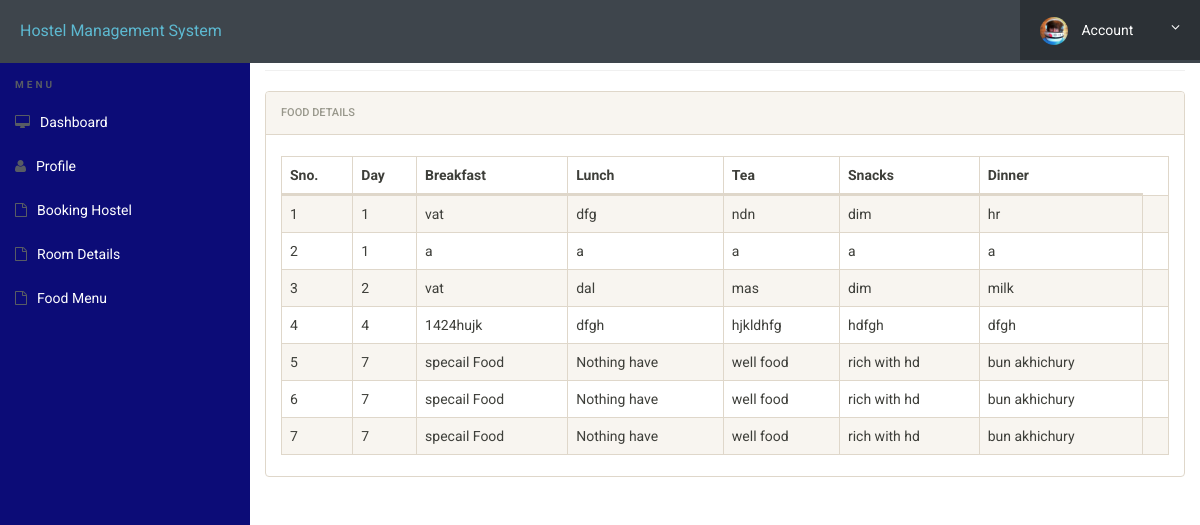
Page /FoodMenu.php (signed in) on the committed database.
### tables this page shows
CREATE TABLE `foodmenu` (
  `id` int(11) NOT NULL,
  `day` int(11) NOT NULL,
  `it1` text NOT NULL,
  `it2` text NOT NULL,
  `it3` text NOT NULL,
  `it4` text NOT NULL,
  `it5` text NOT NULL
);

### FoodMenu.php (the view, shortened to what this page needs)
<?php
include('includes/config.php');
?>
<!doctype html>
<html lang="en" class="no-js">
<head>
	<link rel="stylesheet" href="css/font-awesome.min.css">
	<link rel="stylesheet" href="css/bootstrap.min.css">
	<link rel="stylesheet" href="css/dataTables.bootstrap.min.css">
	<link rel="stylesheet" href="css/bootstrap-social.css">
	<link rel="stylesheet" href="css/bootstrap-select.css">
	<link rel="stylesheet" href="css/fileinput.min.css">
	<link rel="stylesheet" href="css/awesome-bootstrap-checkbox.css">
	<link rel="stylesheet" href="css/style.css">
</head>
<body>
	<?php include('includes/header.php');?>
	<div class="ts-main-content">
			<?php include('includes/sidebar.php');?>
		<div class="content-wrapper">
			<div class="container-fluid">
				<div class="row">
					<div class="col-md-12">
						<h2 class="page-title"> </h2>
						<div class="panel panel-default">
							<div class="panel-heading">Food Details</div>
							<div class="panel-body">
								<table id="zctb" class="display table table-striped table-bordered table-hover" cellspacing="0" width="100%">
									<thead>
										<tr>
											<th>Sno.</th>
											<th>Day</th>
											<th>Breakfast </th>
											<th>Lunch </th>
											<th>Tea </th>
											<th>Snacks </th>
											<th>Dinner </th>
										</tr>
									</thead>
									<tbody>
<?php
$ret="select * from foodmenu order by day asc";
$stmt= $mysqli->prepare($ret) ;
$stmt->execute() ;
$res=$stmt->get_result();
$cnt=1;
while($row=$res->fetch_object())
	  {
	  	?>
<tr><td><?php echo $cnt;;?></td>
<td><?php echo $row->day;?></td>
<td><?php echo $row->it1;?></td>
<td><?php echo $row->it2;?></td>
<td><?php echo $row->it3;?></td>
<td><?php echo $row->it4;?></td>
<td><?php echo $row->it5;?></td>
<td>
										</tr>
									<?php
$cnt=$cnt+1;
									 } ?>
									</tbody>
								</table>
							</div>
						</div>
					</div>
				</div>
			</div>
		</div>
	</div>
</body>
</html>

### css/style.css (style rules this page uses)
html { font-size: 14px; }
@media only screen and (min-width: 480px) { html { font-size: 17px; } }
@media only screen and (min-width: 768px) { html { font-size: 14px; } }
body { font-size: 1em; }
.panel { overflow: hidden; }
.page-title { padding-bottom: 15px; margin-bottom: 20px; border-bottom: 1px solid #f0f0f0; }
.ts-main-content .content-wrapper { padding-top: 15px; margin-top: 20px; }
@media only screen and (min-width: 992px) { .ts-main-content .content-wrapper { margin-left: 250px; } }

### rows in the picture
foodmenu: day "1", it1 "vat", it2 "dfg", it3 "ndn", it4 "dim", it5 "hr"
foodmenu: day "1", it1 "a", it2 "a", it3 "a", it4 "a", it5 "a"
foodmenu: day "2", it1 "vat", it2 "dal", it3 "mas", it4 "dim", it5 "milk"
foodmenu: day "4", it1 "1424hujk", it2 "dfgh", it3 "hjkldhfg", it4 "hdfgh", it5 "dfgh"
foodmenu: day "7", it1 "specail Food", it2 "Nothing have", it3 "well food", it4 "rich with hd", it5 "bun akhichury"
foodmenu: day "7", it1 "specail Food", it2 "Nothing have", it3 "well food", it4 "rich with hd", it5 "bun akhichury"
foodmenu: day "7", it1 "specail Food", it2 "Nothing have", it3 "well food", it4 "rich with hd", it5 "bun akhichury"
